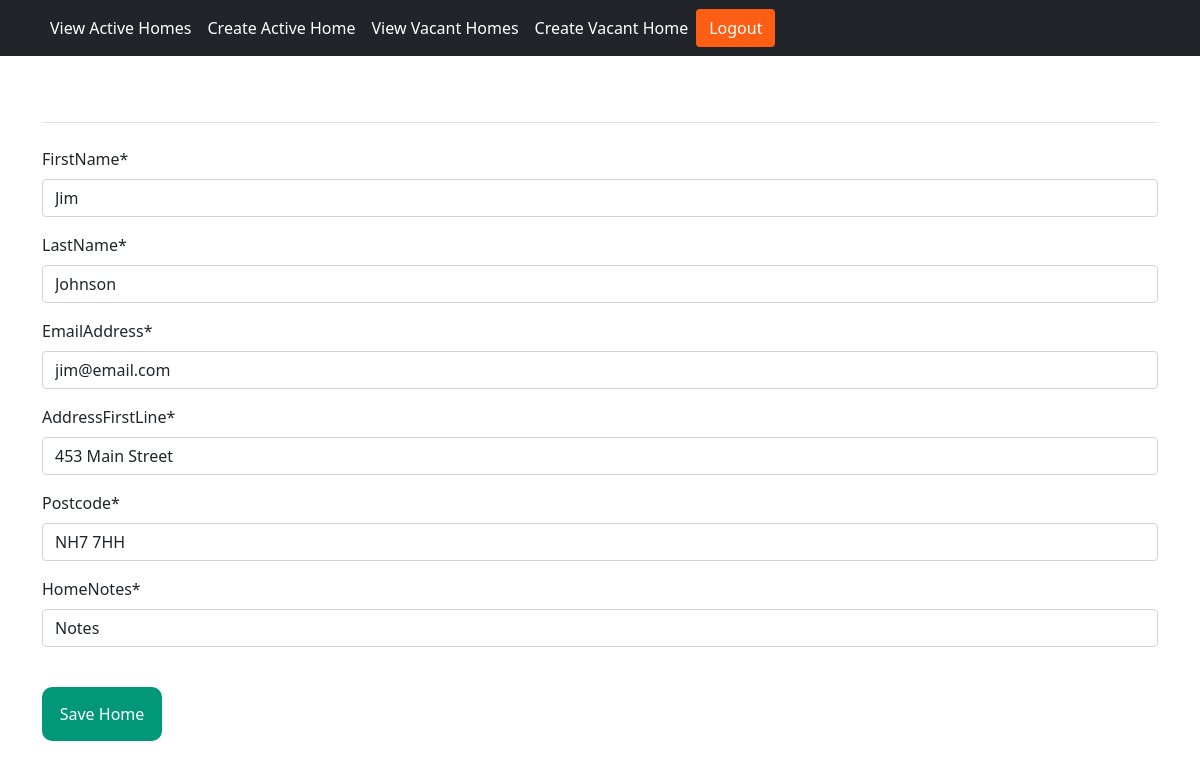
The app's page /edithome/7/ (signed in) with its own data.
### myapp/models.py (models this page shows)
class Home(models.Model):
    firstName = models.CharField(max_length=30)
    lastName = models.CharField(max_length=30)
    emailAddress = models.EmailField()
    addressFirstLine = models.CharField(max_length=50)
    postcode = models.CharField(max_length=10)
    homeNotes = models.CharField(max_length=500)

### myapp/views.py (the view, shortened to what this page needs)
# urls.py: path('edithome/<int:id>/', views.edithome),
def edithome(request, id):
    if not request.user.is_authenticated:
        messages.warning(request, 'Please Log In or Create Account to view this page.')
        return redirect('/login/')
    home = get_object_or_404(Home, id=id)
    if request.method == 'GET':
        context = {'form': HomeDetailsForm(instance=home), 'id': id}
        return render(request, 'myapp/edithome.html', context)

### myapp/forms.py
class HomeDetailsForm(forms.ModelForm):
    class Meta:
        model = Home
        fields = '__all__'

### myapp/templates/myapp/edithome.html (shortened to what this page needs)
{% extends 'myapp/base.html' %}
{% load crispy_forms_tags %}
{% block content %}
    <div class="container" style="margin-top: 30px;">
    <form action="" method="POST">
      <fieldset class="form-group">
          <legend class="border-bottom mb-4" style="color: white;">Save Home</legend>
          {{ form|crispy }}
      </fieldset>
        <br>
      <div class="form-group">
          <button class="submit-button">Save Home</button>
      </div>
    </form>
    </div>
{% endblock %}

### myapp/static/myapp/css/main.css (style rules this page uses)
.submit-button { top:50%; background-color:#009879; color: #fff; border:none; border-radius:10px; padding:15px; min-height:30px; min-width: 120px; }

### records on screen
Home: firstName "Jim", lastName "Johnson", emailAddress "jim@email.com", addressFirstLine "453 Main Street", postcode "NH7 7HH", homeNotes "Notes"
